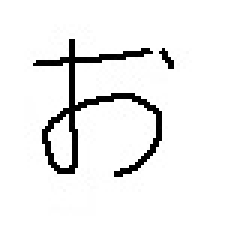
#> input picture test_my_handwriting/test_0_1.jpg, 75 x 83 px (shown 3 times larger); its folder holds only this picture in this run
$ jupyter execute --allow-errors test_loadmodel.ipynb
#> lines starting #> are read from the running program, lines starting #| are printed output that depends on the picture; after the words box and inside, x2 and y2 are one past the last pixel; in counts of white or black regions, pixels touching at a corner belong together
[cell 1]
import matplotlib.pyplot as plt
import numpy as np
import cv2 as cv
import pandas as pd
import random, math, os, re

from sklearn.model_selection import train_test_split

from keras.models import Sequential
from keras.layers.core import Dense, Dropout, Activation
# from keras.optimizers import RMSprop
from tensorflow.keras.optimizers import RMSprop
from keras.utils import np_utils
from keras.callbacks import EarlyStopping

#for CNN model
from keras.layers import Flatten
from keras.layers import Conv2D, MaxPooling2D

[cell 2]
from keras.models import load_model
#> (the rest of this cell did not finish here and is left out)

[cell 3]
thresh = 40
def im_clean(img):
    ## remove noices
    img = cv.medianBlur(img, 3)
    ret, img = cv.threshold(img, thresh, 255, cv.THRESH_TOZERO)
    img = cv.GaussianBlur(img, (3,3), 0)
    ret, img = cv.threshold(img, thresh, 255, cv.THRESH_TOZERO)
    kernel = cv.getStructuringElement(cv.MORPH_CROSS, (3, 3))
    img = cv.morphologyEx(img, cv.MORPH_OPEN, kernel, iterations=1)
    img = cv.adaptiveThreshold(img, 255, cv.ADAPTIVE_THRESH_GAUSSIAN_C, cv.THRESH_BINARY, 5, -1)
    # img = cv.GaussianBlur(img,(9,9),0)
    # ret, img = cv.threshold(img, 0, 255, cv.THRESH_BINARY+cv.THRESH_OTSU)
    # img = cv.morphologyEx(img, cv.MORPH_OPEN, kernel, iterations=1)
    img = cv.morphologyEx(img, cv.MORPH_CLOSE, kernel, iterations=1)
    # img = cv.morphologyEx(img, cv.MORPH_OPEN, kernel, iterations=1)
    img = cv.erode(img, kernel, iterations=1)
    return img

def im_bin(img):
    ret, img = cv.threshold(img, thresh, 255, cv.THRESH_BINARY)
    return img

[cell 4]
img_rows, img_cols = 84, 84

def im_reshape(img): # reshape the handwriting part into 64x64, in a 84x84 img. The surrounding border is consist of zeroes.
    ## construct 4x84 frme, reshape the handwrting part into 64x64
    fig = np.zeros((84, 84), dtype=np.uint8)
    c_axis = img.sum(axis=0)
    c_axis = np.nonzero(c_axis)[0]
    # print(c_axis)
    # c_min, c_max = c_axis[0], c_axis[-1]
    c_min, c_max = max(0, c_axis[0] - 5), min(img.shape[1], c_axis[-1] + 5)
    r_axis = img.sum(axis=1)
    r_axis = np.nonzero(r_axis)[0]
    # print(r_axis)
    # r_min, r_max = r_axis[0], r_axis[-1]
    r_min, r_max = max(0, r_axis[0] - 5), min(img.shape[0], r_axis[-1] + 5)
    img = img[r_min:r_max, c_min:c_max]
    img = cv.resize(img, (64, 64))
    fig[11:75, 11:75] = img
    return fig

[cell 5]
my_handwritings = []
answers_myhw = []
for file in os.listdir("test_my_handwriting"):
    # print(file)
    key = re.search(r'_(\w+?)_', file).group(1)
    # print(key, end=", ")
    answers_myhw.append(key)
    img = cv.imread(f"test_my_handwriting/{file}", cv.IMREAD_GRAYSCALE)
#> img is the input picture: shape (83, 75); min 0, max 255, mean 239.5
    img = 255 - img
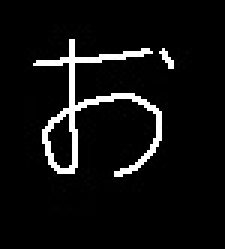
#> img: shape (83, 75) (shown 3 times larger); min 0, max 255, mean 15.5
    # print(img.shape)
    img = im_reshape(im_bin(img))
#> in im_bin, `ret, img = cv.threshold(img, thresh, 255, cv.THRESH_BINARY)`: img: shape (83, 75); 6% white in thin lines or dots, all inside (x1, y1, x2, y2) = (11, 13, 58, 59)
#> in im_bin, `ret, img = cv.threshold(img, thresh, 255, cv.THRESH_BINARY)`: ret = 40
#> in im_reshape, `fig = np.zeros((84, 84), dtype=np.uint8)`: fig: shape (84, 84); every value is 0
#> in im_reshape, `c_axis = img.sum(axis=0)`: c_axis = 75 values, max 11475 at index 24, min 0 at index 0, mean 1268.2
#> in im_reshape, `c_axis = np.nonzero(c_axis)[0]`: c_axis = 47 values from 11 to 57
#> in im_reshape, `c_min, c_max = max(0, c_axis[0] - 5), min(img.shape[1], c_axis[-1] + 5)`: c_min = 6; c_max = 62
#> in im_reshape, `r_axis = img.sum(axis=1)`: r_axis = 83 values, max 6375 at index 19, min 0 at index 0, mean 1146
#> in im_reshape, `r_axis = np.nonzero(r_axis)[0]`: r_axis = 46 values from 13 to 58
#> in im_reshape, `r_min, r_max = max(0, r_axis[0] - 5), min(img.shape[0], r_axis[-1] + 5)`: r_min = 8; r_max = 63
#> in im_reshape, `img = img[r_min:r_max, c_min:c_max]`:
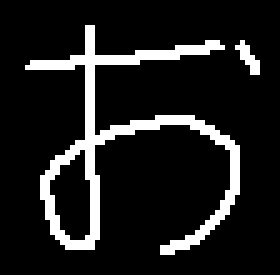
#> img: shape (55, 56) (shown 5 times larger); 12.1% white in thin lines or dots, all inside (x1, y1, x2, y2) = (5, 5, 52, 51)
#> in im_reshape, `img = cv.resize(img, (64, 64))`:
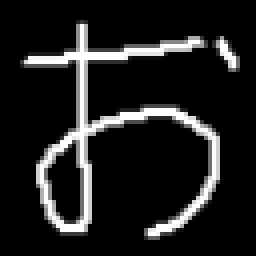
#> img: shape (64, 64) (shown 4 times larger); min 0, max 255, mean 30.9
#> in im_reshape, `fig[11:75, 11:75] = img`:
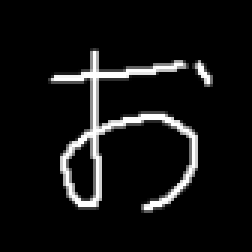
#> fig: shape (84, 84) (shown 3 times larger); min 0, max 255, mean 17.9
    my_handwritings.append(img)

my_handwritings = np.array(my_handwritings)
print(my_handwritings.shape)
#| (1, 84, 84)
# print(answers_myhw)

[cell 6]
## standardize X_train and X_test
def std_X(X):
    X = X.astype('float32') / 255
    return X

[cell 7]
inv_romanji_dict = {0: 'ya', 1: 'to', 2: 'ne', 3: 'no', 4: 'shi', 5: 'ri', 6: 'se', 7: 'ku', 8: 'na', 9: 'he', 10: 'me', 11: 'mi', 12: 'ki', 13: 'ho', 14: 'hi', 15: 'n', 16: 'ta', 17: 'i', 18: 'wa', 19: 'ke', 20: 'ko', 21: 'ni', 22: 'pi', 23: 'ra', 24: 'ro', 25: 'sa', 26: 'fu', 27: 'te', 28: 'tsu', 29: 'o', 30: 'ma', 31: 'yu', 32: 'da', 33: 'su', 34: 'yo', 35: 'ru', 36: 'mu', 37: 'chi', 38: 'nu', 39: 'tu', 40: 'wo', 41: 'si', 42: 'ji', 43: 'ha', 44: 'ba', 45: 'ka', 46: 'a', 47: 'mo', 48: 're', 49: 'u', 50: 'e', 51: 'so'}

[cell 8]
num_myhw = len(my_handwritings)
#> num_myhw = 1
my_handwritings = my_handwritings.reshape(num_myhw, 84, 84, 1)
my_handwritings = std_X(my_handwritings)
print(my_handwritings.shape)
#| (1, 84, 84, 1)
#> (the rest of this cell did not finish here and is left out)

$ run again, on test_my_handwriting/test_chi_2.jpg
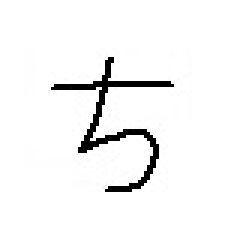
#> input picture test_my_handwriting/test_chi_2.jpg, 75 x 83 px (shown 3 times larger)
#> img is the input picture: shape (83, 75); min 0, max 255, mean 244.1
#> `img = 255 - img`:
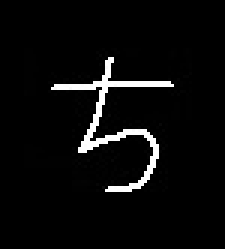
#> img: shape (83, 75) (shown 3 times larger); min 0, max 255, mean 10.9
#> ret = 40
#> in im_reshape, `c_axis = img.sum(axis=0)`: c_axis = 75 values, max 3825 at index 35, min 0 at index 0, mean 894.2
#> in im_reshape, `c_axis = np.nonzero(c_axis)[0]`: c_axis = 41 values from 17 to 57
#> c_min = 12; c_max = 62
#> in im_reshape, `r_axis = img.sum(axis=1)`: r_axis = 83 values, max 10200 at index 28, min 0 at index 0, mean 808
#> in im_reshape, `r_axis = np.nonzero(r_axis)[0]`: r_axis = 45 values from 19 to 63
#> r_min = 14; r_max = 68
#> in im_reshape, `fig[11:75, 11:75] = img`:
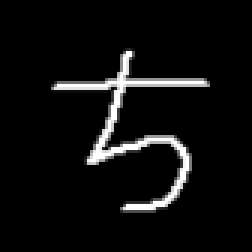
#> fig: shape (84, 84) (shown 3 times larger); min 0, max 255, mean 14.4
#| (1, 84, 84)
#> num_myhw = 1
#| (1, 84, 84, 1)

$ run again, on test_my_handwriting/test_e_1.jpg
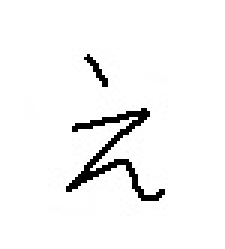
#> input picture test_my_handwriting/test_e_1.jpg, 75 x 83 px (shown 3 times larger)
#> img is the input picture: shape (83, 75); min 0, max 255, mean 244.8
#> `img = 255 - img`:
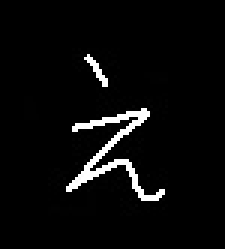
#> img: shape (83, 75) (shown 3 times larger); min 0, max 255, mean 10.2
#> ret = 40
#> in im_reshape, `c_axis = img.sum(axis=0)`: c_axis = 75 values, max 3315 at index 32, min 0 at index 0, mean 833
#> in im_reshape, `c_axis = np.nonzero(c_axis)[0]`: c_axis = 33 values from 22 to 54
#> c_min = 17; c_max = 59
#> in im_reshape, `r_axis = img.sum(axis=1)`: r_axis = 83 values, max 3570 at index 40, min 0 at index 0, mean 752.7
#> in im_reshape, `r_axis = np.nonzero(r_axis)[0]`: r_axis = 42 values from 18 to 66
#> r_min = 13; r_max = 71
#> in im_reshape, `fig[11:75, 11:75] = img`:
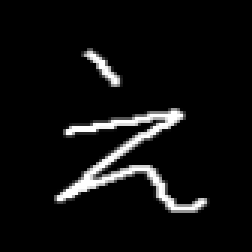
#> fig: shape (84, 84) (shown 3 times larger); min 0, max 255, mean 14.9
#| (1, 84, 84)
#> num_myhw = 1
#| (1, 84, 84, 1)

$ run again, on test_my_handwriting/test_e_2.jpg
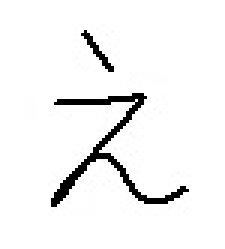
#> input picture test_my_handwriting/test_e_2.jpg, 75 x 83 px (shown 3 times larger)
#> img is the input picture: shape (83, 75); min 0, max 255, mean 242.6
#> `img = 255 - img`:
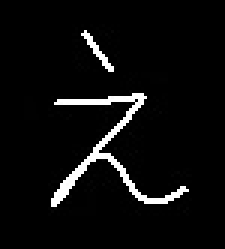
#> img: shape (83, 75) (shown 3 times larger); min 0, max 255, mean 12.4
#> ret = 40
#> in im_reshape, `c_axis = img.sum(axis=0)`: c_axis = 75 values, max 3060 at index 36, min 0 at index 0, mean 1013.2
#> in im_reshape, `c_axis = np.nonzero(c_axis)[0]`: c_axis = 46 values from 17 to 62
#> c_min = 12; c_max = 67
#> in im_reshape, `r_axis = img.sum(axis=1)`: r_axis = 83 values, max 7140 at index 33, min 0 at index 0, mean 915.5
#> in im_reshape, `r_axis = np.nonzero(r_axis)[0]`: r_axis = 52 values from 10 to 68
#> r_min = 5; r_max = 73
#> in im_reshape, `fig[11:75, 11:75] = img`:
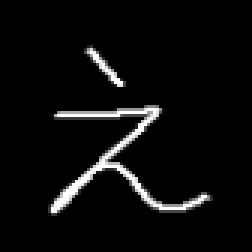
#> fig: shape (84, 84) (shown 3 times larger); min 0, max 255, mean 11.8
#| (1, 84, 84)
#> num_myhw = 1
#| (1, 84, 84, 1)

$ run again, on test_my_handwriting/test_0_2.jpg
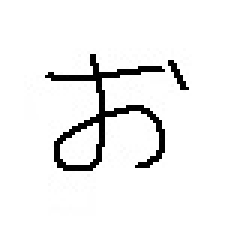
#> input picture test_my_handwriting/test_0_2.jpg, 75 x 83 px (shown 3 times larger)
#> img is the input picture: shape (83, 75); min 0, max 255, mean 240.8
#> ret = 40
#> in im_reshape, `c_axis = img.sum(axis=0)`: c_axis = 75 values, max 7650 at index 33, min 0 at index 0, mean 1166.2
#> in im_reshape, `c_axis = np.nonzero(c_axis)[0]`: c_axis = 47 values from 15 to 62
#> c_min = 10; c_max = 67
#> in im_reshape, `r_axis = img.sum(axis=1)`: r_axis = 83 values, max 7140 at index 25, min 0 at index 0, mean 1053.8
#> in im_reshape, `r_axis = np.nonzero(r_axis)[0]`: r_axis = 39 values from 18 to 56
#> r_min = 13; r_max = 61
#> in im_reshape, `fig[11:75, 11:75] = img`:
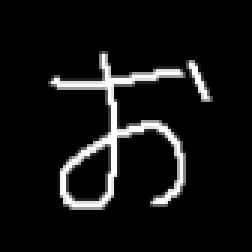
#> fig: shape (84, 84) (shown 3 times larger); min 0, max 255, mean 18.6
#| (1, 84, 84)
#> num_myhw = 1
#| (1, 84, 84, 1)
